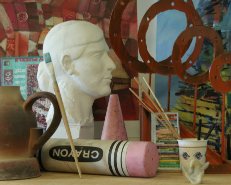
#> input picture 计算机视觉实践-练习5/image1.png, 231 x 185 px
$ jupyter execute StereoMatching.ipynb   (older library calls are emulated)
#> lines starting #> are read from the running program, lines starting #| are printed output that depends on the picture
[cell 1]
import cv2
import numpy as np
import matplotlib.pyplot as plt

[cell 2]
# 读取左右图像
img_left = cv2.imread('image1.png', cv2.IMREAD_GRAYSCALE)
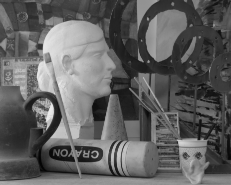
#> img_left: shape (185, 231); min 3, max 235, mean 96.4
img_right = cv2.imread('image2.png', cv2.IMREAD_GRAYSCALE)
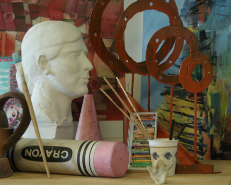
#> input picture 计算机视觉实践-练习5/image2.png, 231 x 185 px
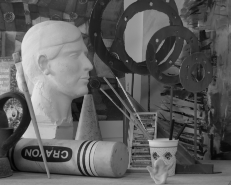
#> img_right: shape (185, 231); min 2, max 232, mean 93.8

# 设置SGBM参数
min_disparity = 0
num_disparities = 16 * 4  # 必须是16的倍数
block_size = 3

# 创建立体匹配器对象
stereo = cv2.StereoSGBM_create(minDisparity=min_disparity,
                               numDisparities=num_disparities,
                               blockSize=block_size,
                               P1=8 * 3 * block_size ** 2,
                               P2=32 * 3 * block_size ** 2,
                               disp12MaxDiff=1,
                               uniquenessRatio=15,
                               speckleWindowSize=100,
                               speckleRange=32)

# 计算视差图
disparity = stereo.compute(img_left, img_right).astype(np.float32) / 16.0
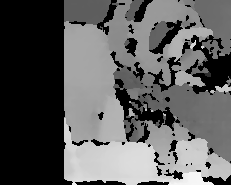
#> disparity: shape (185, 231) float32; min -1, max 37.31, mean 13; drawn with min black and max white

# 计算视差图的局部平滑度
sobelx = cv2.Sobel(disparity, cv2.CV_64F, 1, 0, ksize=5)
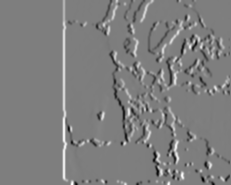
#> sobelx: shape (185, 231) float64; min -1702.2, max 1740.5, mean 8.1; drawn with min black and max white
sobely = cv2.Sobel(disparity, cv2.CV_64F, 0, 1, ksize=5)
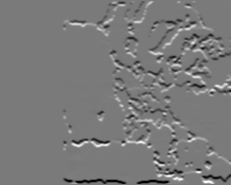
#> sobely: shape (185, 231) float64; min -1630, max 1764.9, mean -1.1; drawn with min black and max white
smoothness_map = np.sqrt(sobelx**2 + sobely**2)
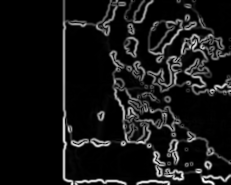
#> smoothness_map: shape (185, 231) float64; min 0, max 1877.8, mean 164.4; drawn with min black and max white

# 归一化平滑度图以便于显示
smoothness_normalized = cv2.normalize(smoothness_map, None, alpha=0, beta=255, norm_type=cv2.NORM_MINMAX)
smoothness_normalized = np.uint8(smoothness_normalized)

# 归一化视差图以便于显示
disparity_normalized = cv2.normalize(disparity, None, alpha=0, beta=255, norm_type=cv2.NORM_MINMAX)
disparity_normalized = np.uint8(disparity_normalized)

[cell 3]
# 可视化视差图和平滑度图
plt.subplot(1, 2, 1)
plt.imshow(disparity_normalized, cmap='gray')
plt.title('Disparity Map')
plt.axis('off')

plt.subplot(1, 2, 2)
plt.imshow(smoothness_normalized, cmap='hot')
plt.title('Smoothness Map')
plt.axis('off')

plt.show()
